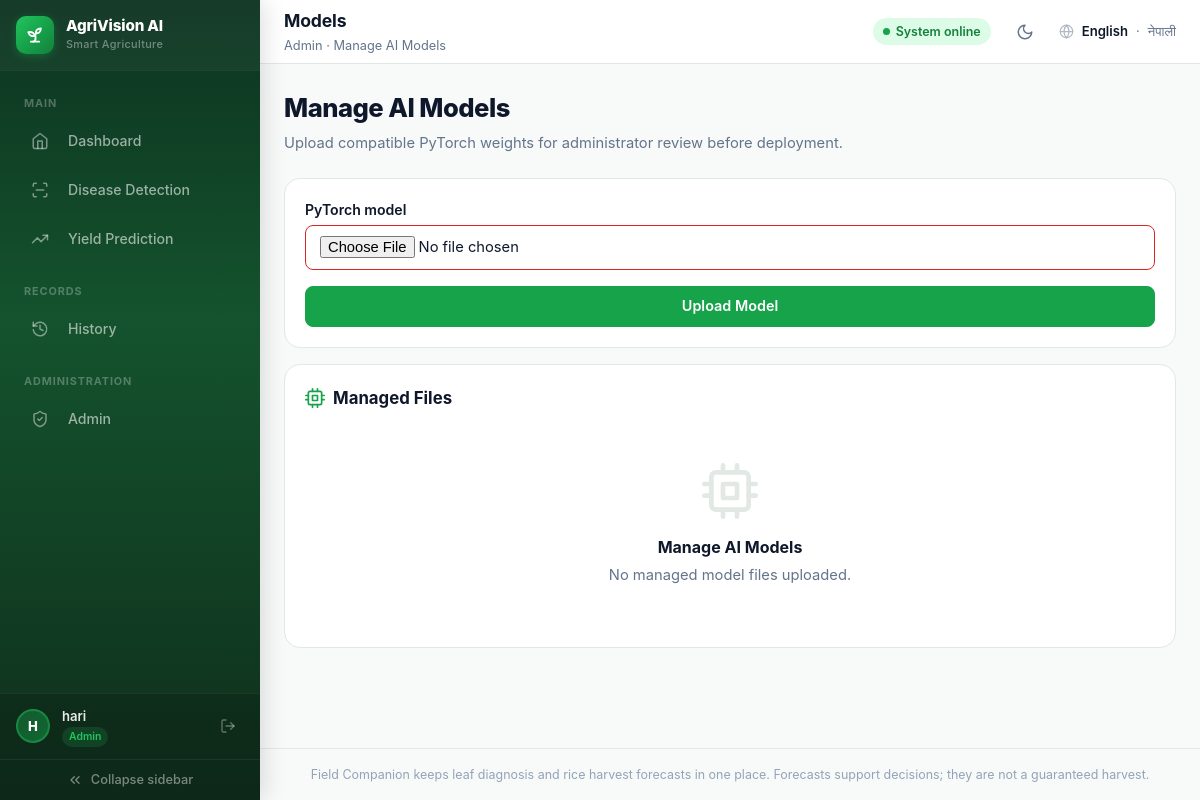
The page /admin/models (signed in) on the database its author committed.
### tables this page shows
CREATE TABLE users (
                id INTEGER PRIMARY KEY AUTOINCREMENT,
                name TEXT NOT NULL,
                email TEXT NOT NULL UNIQUE,
                password_hash TEXT NOT NULL,
                role TEXT NOT NULL DEFAULT 'farmer',
                created_at TEXT NOT NULL DEFAULT CURRENT_TIMESTAMP
            );

### app.py (the view, shortened to what this page needs)
@app.route("/admin/models", methods=["GET", "POST"])
@role_required("admin")
def manage_models():
    model_dir = Path(app.root_path) / "models" / "managed"
    model_dir.mkdir(parents=True, exist_ok=True)
    files = sorted(path.name for path in model_dir.iterdir() if path.is_file())
    return render_template("manage_models.html", files=files)

### app.py (called while the page is built)
@app.before_request
def enforce_csrf():
    if request.endpoint in {"static"}:
        return None
    return csrf_protect(lambda: None)()

@app.after_request
def add_security_headers(response):
    response.headers.setdefault("X-Content-Type-Options", "nosniff")
    response.headers.setdefault("X-Frame-Options", "SAMEORIGIN")
    response.headers.setdefault("Referrer-Policy", "strict-origin-when-cross-origin")
    response.headers.setdefault(
        "Content-Security-Policy",
        "default-src 'self'; img-src 'self' data:; style-src 'self' 'unsafe-inline'; script-src 'self'; connect-src 'self'; base-uri 'self'; form-action 'self'",
    )
    response.headers.setdefault("Permissions-Policy", "camera=(), microphone=(), geolocation=()")
    if getattr(g, "rate_remaining", None) is not None:
        response.headers["X-RateLimit-Remaining"] = str(g.rate_remaining)
    return response

def current_user():
    user_id = session.get("user_id")
    return find_user(user_id) if user_id else None

def current_lang():
    return session.get("lang", DEFAULT_LANG)

@app.context_processor
def inject_globals():
    lang = current_lang()
    return {
        "csrf_token": generate_csrf_token(),
        "user": current_user(),
        "lang": lang,
        "supported_languages": SUPPORTED_LANGUAGES,
        "language_labels": LANGUAGE_LABELS,
        "t": lambda key, **kwargs: translate(lang, key, **kwargs),
        "crop_label": lambda crop: crop_label(crop, lang),
        "js_i18n": js_strings_for(lang),
    }

def role_required(*roles):
    def decorator(view):
        @wraps(view)
        def wrapped(*args, **kwargs):
            user = current_user()
            if not user:
                if request.path.startswith("/api/"):
                    return jsonify({"error": "Authentication required."}), 401
                return redirect(url_for("login", next=request.path))
            if user["role"] not in roles:
                if request.path.startswith("/api/"):
                    return jsonify({"error": "You do not have permission for this resource."}), 403
                return render_template("error.html", code=403, message="You do not have permission for this page."), 403
            return view(*args, **kwargs)
        return wrapped
    return decorator

### translations.py (called while the page is built)
def js_strings_for(lang):
    lang = lang if lang in UI_STRINGS else DEFAULT_LANG
    return {k[3:]: v for k, v in UI_STRINGS[lang].items() if k.startswith("js_")}

### templates/manage_models.html (shortened to what this page needs)
{% extends "base.html" %}
{% block page_name %}{{ t('nav_models') }}{% endblock %}
{% block breadcrumb %}<p class="breadcrumb">{{ t('nav_admin') }} · {{ t('models_title') }}</p>{% endblock %}
{% block content %}
<div class="page-head">
    <h2>{{ t('models_title') }}</h2>
    <p>{{ t('models_desc') }}</p>
</div>
<div class="card">
    <form method="post" enctype="multipart/form-data" class="form-grid">
        <div class="field">
            <label for="model">{{ t('label_pytorch_model') }}</label>
            <input id="model" name="model" type="file" accept=".pth,.pt" required>
        </div>
        <button class="btn btn-primary" type="submit">{{ t('btn_upload_model') }}</button>
    </form>
</div>
<div class="card" style="margin-top:var(--sp-4)">
    <div class="card-title">
        <svg class="icon" stroke-linecap="round" stroke-linejoin="round"><use href="#i-cpu"/></svg>
        {{ t('managed_files') }}
    </div>
    {% if files %}
    <ul class="file-list">
        {% for file in files %}<li>{{ file }}</li>{% endfor %}
    </ul>
    {% else %}
    <div class="empty-state">
        <svg class="icon" stroke-linecap="round" stroke-linejoin="round"><use href="#i-cpu"/></svg>
        <span class="empty-title">{{ t('models_title') }}</span>
        <p>{{ t('no_models') }}</p>
    </div>
    {% endif %}
</div>
{% endblock %}

### templates/base.html (shortened to what this page needs)
<!DOCTYPE html>
<html lang="{{ lang }}">
<head>
    <link rel="stylesheet" href="{{ url_for('static', filename='css/style.css', v='20260826-dark-v1') }}">
</head>
<body data-user="{{ user['name'] if user else '' }}">
<div class="shell" id="shell">
    <aside class="sidebar" id="sidebar" aria-label="Main navigation">
        <div class="sidebar-top">
            <a class="brand" href="{{ url_for('index') }}">
                <span class="brand-logo" aria-hidden="true">
                    <svg class="icon" fill="none" stroke="currentColor" stroke-width="2" stroke-linecap="round" stroke-linejoin="round"><use href="#i-sprout"/></svg>
                </span>
                <span class="brand-text">
                    <span class="brand-name">AgriVision AI</span>
                    <span class="brand-tag">Smart Agriculture</span>
                </span>
            </a>
        </div>
        <nav class="sidebar-nav">
            <div class="nav-section">
                <span class="nav-section-label">{{ t('nav_section_main') }}</span>
                <a href="{{ url_for('index') }}" class="{% if request.path == '/' %}active{% endif %}">
                    <span class="nav-icon-wrap">
                        <svg class="icon" fill="none" stroke="currentColor" stroke-width="2" stroke-linecap="round" stroke-linejoin="round"><use href="#i-home"/></svg>
                    </span>
                    <span class="nav-label">{{ t('nav_dashboard') }}</span>
                </a>
                <a href="{{ url_for('index') }}#disease-panel" class="{% if request.path == '/' and request.args.get('focus') == 'disease' %}active{% endif %}">
                    <span class="nav-icon-wrap">
                        <svg class="icon" fill="none" stroke="currentColor" stroke-width="2" stroke-linecap="round" stroke-linejoin="round"><use href="#i-scan"/></svg>
                    </span>
                    <span class="nav-label">{{ t('nav_disease') }}</span>
                </a>
                <a href="{{ url_for('index') }}#yield-panel" class="{% if request.path == '/' and request.args.get('focus') == 'yield' %}active{% endif %}">
                    <span class="nav-icon-wrap">
                        <svg class="icon" fill="none" stroke="currentColor" stroke-width="2" stroke-linecap="round" stroke-linejoin="round"><use href="#i-trending"/></svg>
                    </span>
                    <span class="nav-label">{{ t('nav_yield') }}</span>
                </a>
            </div>
            {% if user and user['role'] in ('analyst', 'admin') %}
            <div class="nav-section">
                <span class="nav-section-label">{{ t('nav_section_records') }}</span>
                <a href="{{ url_for('history') }}" class="{% if request.path == '/history' %}active{% endif %}">
                    <span class="nav-icon-wrap">
                        <svg class="icon" fill="none" stroke="currentColor" stroke-width="2" stroke-linecap="round" stroke-linejoin="round"><use href="#i-history"/></svg>
                    </span>
                    <span class="nav-label">{{ t('nav_history') }}</span>
                </a>
            </div>
            {% endif %}
            {% if user and user['role'] == 'admin' %}
            <div class="nav-section">
                <span class="nav-section-label">{{ t('nav_section_admin') }}</span>
                <a href="{{ url_for('admin_dashboard') }}" class="{% if request.path == '/admin' %}active{% endif %}">
                    <span class="nav-icon-wrap">
                        <svg class="icon" fill="none" stroke="currentColor" stroke-width="2" stroke-linecap="round" stroke-linejoin="round"><use href="#i-shield"/></svg>
                    </span>
                    <span class="nav-label">{{ t('nav_admin') }}</span>
                </a>
            </div>
            {% endif %}
        </nav>
        {% if user %}
        <div class="sidebar-user">
            <div class="sidebar-avatar">{{ user['name'][:1] | upper }}</div>
            <div class="sidebar-user-meta">
                <span class="sidebar-user-name">{{ user['name'] }}</span>
                <span class="sidebar-user-role badge badge-sm">{{ user['role'] }}</span>
            </div>
            <a href="{{ url_for('logout') }}" class="sidebar-logout" title="{{ t('nav_sign_out') }}">
                <svg class="icon" fill="none" stroke="currentColor" stroke-width="2" stroke-linecap="round" stroke-linejoin="round"><use href="#i-logout"/></svg>
            </a>
        </div>
        {% endif %}
        <button class="sidebar-collapse-btn" id="collapse-btn" type="button" title="{{ t('collapse_sidebar') }}" aria-label="{{ t('collapse_sidebar') }}">
            <svg class="icon" fill="none" stroke="currentColor" stroke-width="2" stroke-linecap="round" stroke-linejoin="round"><use href="#i-chevrons-left"/></svg>
            <span class="chev-label">{{ t('collapse_sidebar') }}</span>
        </button>
    </aside>
    <div class="main-wrap">
        <header class="header">
            <div class="header-title">
                <h1 class="header-heading">{% block page_name %}{{ t('nav_dashboard') }}{% endblock %}</h1>
                {% block breadcrumb %}<p class="breadcrumb">AgriVision AI · Dashboard</p>{% endblock %}
            </div>
            <div class="header-actions">
                <span class="health-chip" id="health-chip" role="status" title="API status">
                    <span class="dot" aria-hidden="true"></span>
                    <span class="chip-text" id="health-text">{{ t('js_status_online') }}</span>
                </span>
                <button class="theme-toggle" id="theme-toggle" type="button" aria-label="Toggle dark mode" title="Toggle theme">
                    <svg class="icon icon-moon" fill="none" stroke="currentColor" stroke-width="2" stroke-linecap="round" stroke-linejoin="round"><use href="#i-moon"/></svg>
                </button>
                <span class="lang-switch">
                    <svg class="icon" fill="none" stroke="currentColor" stroke-width="2" stroke-linecap="round" stroke-linejoin="round"><use href="#i-globe"/></svg>
                    {% for code in supported_languages %}
                        {% if code == lang %}
                            <strong>{{ language_labels[code] }}</strong>
                        {% else %}
                            <a href="{{ url_for('set_language', lang_code=code) }}">{{ language_labels[code] }}</a>
                        {% endif %}
                        {% if not loop.last %}<span aria-hidden="true">·</span>{% endif %}
                    {% endfor %}
                </span>
            </div>
        </header>
        <main class="main">
            {% block content %}{% endblock %}
        </main>
        <footer class="footer">{{ t('footer_note') }}</footer>
    </div>
</div>
</body>
</html>

### rows shown on the page
users: role "Admin", name "H", name "hari"

### other values the page prints
{{ t('nav_section_main') }} "MAIN"
{{ t('nav_dashboard') }} "Dashboard"
{{ t('nav_disease') }} "Disease Detection"
{{ t('nav_yield') }} "Yield Prediction"
{{ t('nav_section_records') }} "RECORDS"
{{ t('nav_history') }} "History"
{{ t('nav_section_admin') }} "ADMINISTRATION"
{{ t('collapse_sidebar') }} "Collapse sidebar"
{{ t('nav_models') }} "Models"
{{ t('models_title') }} "Manage AI Models"
{{ t('js_status_online') }} "System online"
{{ language_labels[code] }} "English"
{{ language_labels[code] }} "नेपाली"
{{ t('models_desc') }} "Upload compatible PyTorch weights for administrator review before deployment."
{{ t('label_pytorch_model') }} "PyTorch model"
